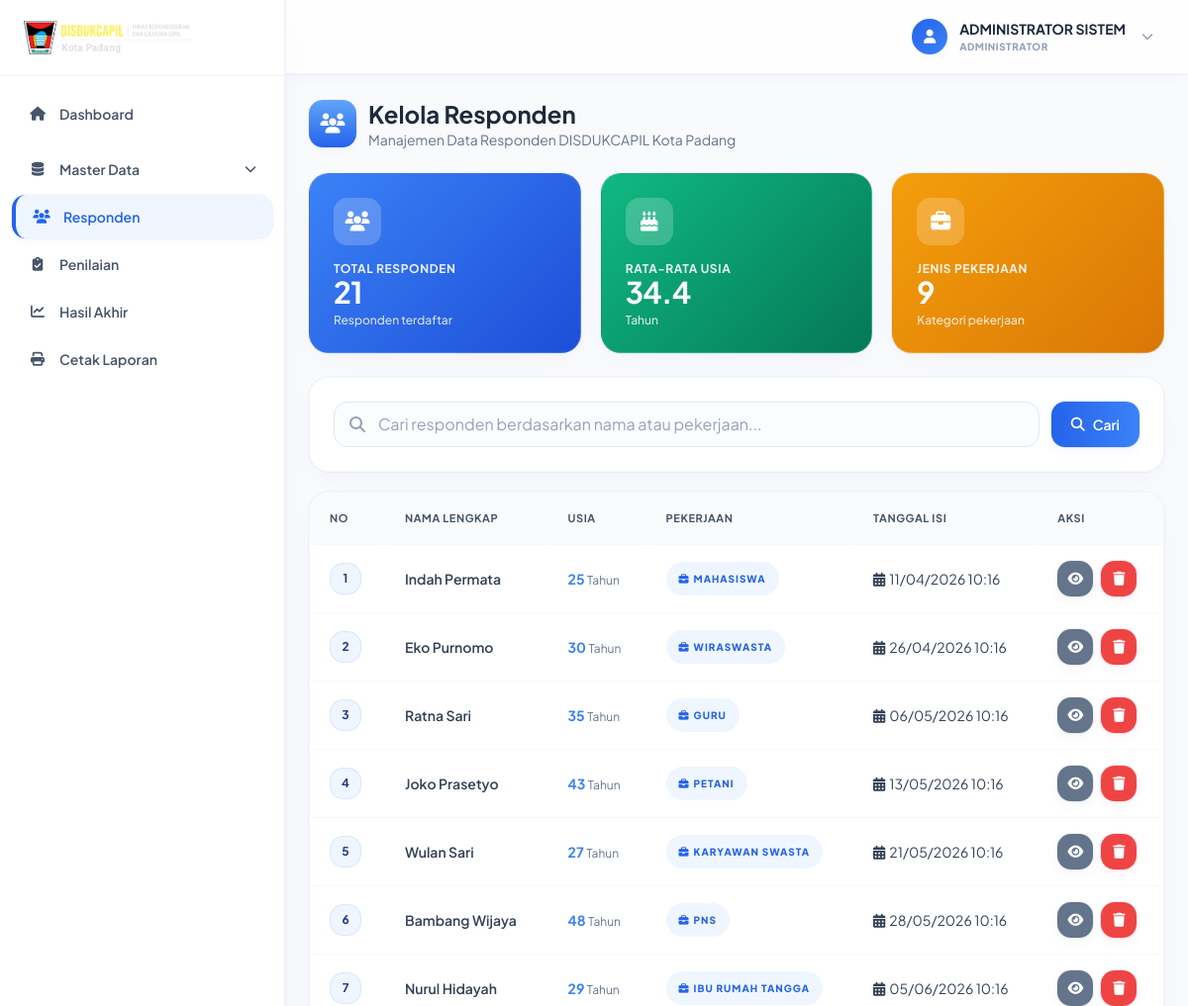
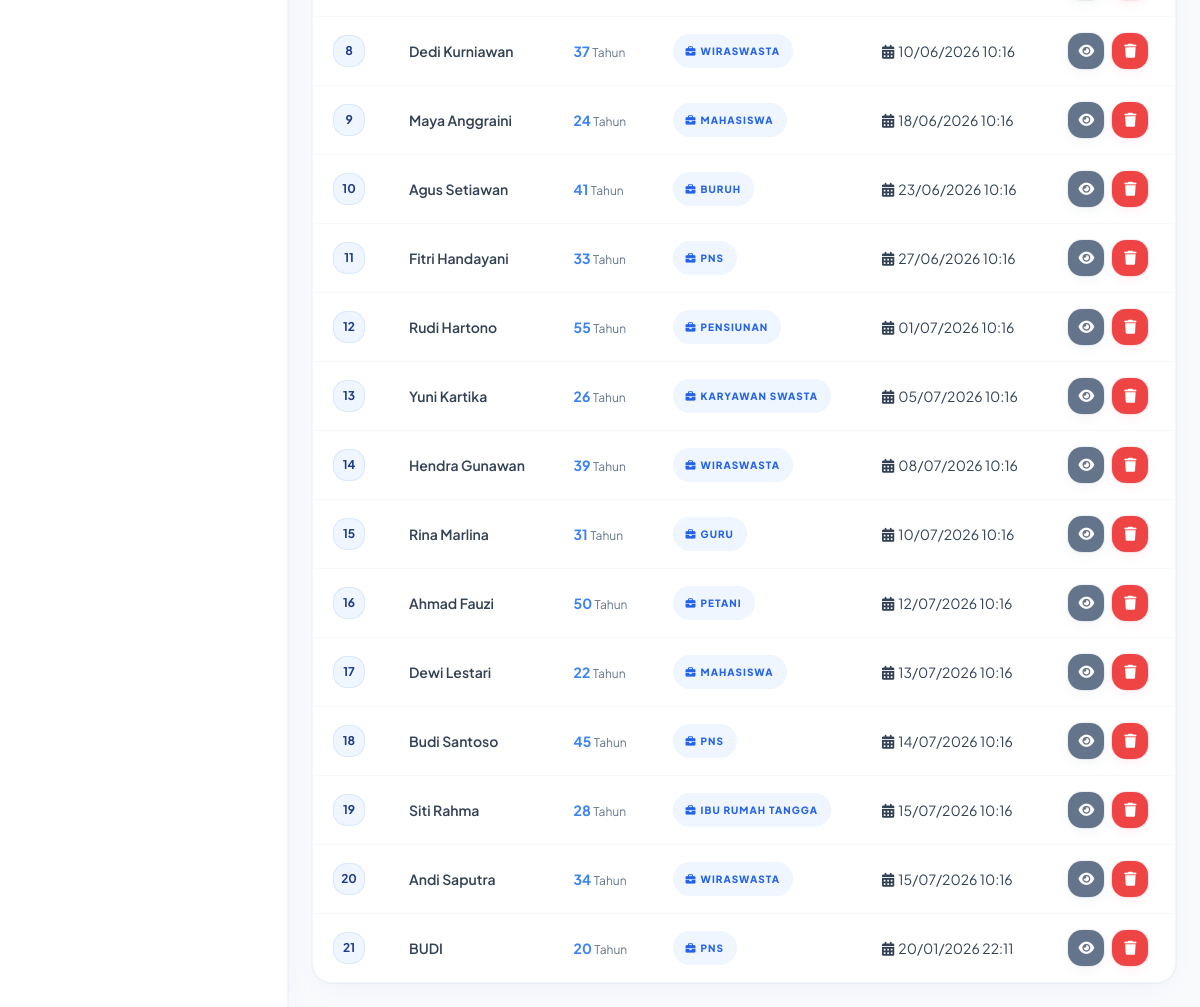
Page /index.php?controller=responden&action=index (signed in) on the committed database (2 pictures, top to bottom).
### tables this page shows
CREATE TABLE `responden` (
  `id_responden` int NOT NULL,
  `nama_lengkap` varchar(100) DEFAULT NULL,
  `usia` int DEFAULT NULL,
  `pekerjaan` varchar(50) DEFAULT NULL,
  `tanggal_isi` datetime DEFAULT CURRENT_TIMESTAMP
);

### controllers/RespondenController.php (called while the page is built, shortened)
<?php
require_once 'models/RespondenModel.php';
class RespondenController
{
    private $respondenModel;
    public function __construct($connection)
    {
        $this->respondenModel = new RespondenModel($connection);
    }
    public function index()
    {
        $keyword = isset($_GET['keyword']) ? trim($_GET['keyword']) : '';
        if (!empty($keyword)) {
            $respondens = $this->respondenModel->search($keyword);
        } else {
            $respondens = $this->respondenModel->getAll();
        }
        $data = [
            'title' => 'Kelola Responden - DISDUKCAPIL Kota Padang',
            'page_title' => 'Kelola Data Responden',
            'respondens' => $respondens,
            'keyword' => $keyword,
            'total' => $this->respondenModel->getTotal(),
            'avg_age' => $this->respondenModel->getAverageAge(),
            'total_by_pekerjaan' => $this->respondenModel->getTotalByPekerjaan(),
            'user' => [
                'nama_lengkap' => $_SESSION['nama_lengkap'] ?? 'Admin',
                'username' => $_SESSION['username'] ?? '',
                'role' => $_SESSION['role'] ?? 'admin'
            ]
        ];
        require_once 'views/responden/index.php';
    }
}
?>

### models/RespondenModel.php (called while the page is built, shortened)
<?php
class RespondenModel
{
    public $conn;
    private $table = 'responden';
    public function __construct($connection)
    {
        $this->conn = $connection;
    }
    public function getAll()
    {
        try {
            $query = "SELECT * FROM " . $this->table . " ORDER BY id_responden DESC";
            $stmt = $this->conn->prepare($query);
            $stmt->execute();
            return $stmt->fetchAll(PDO::FETCH_ASSOC);
        } catch (PDOException $e) {
            error_log("Get all responden error: " . $e->getMessage());
            return false;
        }
    }
    public function getTotal()
    {
        try {
            $query = "SELECT COUNT(*) as total FROM " . $this->table;
            $stmt = $this->conn->prepare($query);
            $stmt->execute();
            $result = $stmt->fetch(PDO::FETCH_ASSOC);
            return $result['total'];
        } catch (PDOException $e) {
            error_log("Get total responden error: " . $e->getMessage());
            return 0;
        }
    }
    public function getTotalByPekerjaan()
    {
        try {
            $query = "SELECT pekerjaan, COUNT(*) as total
                     FROM " . $this->table . "
                     GROUP BY pekerjaan
                     ORDER BY total DESC";
            $stmt = $this->conn->prepare($query);
            $stmt->execute();
            return $stmt->fetchAll(PDO::FETCH_ASSOC);
        } catch (PDOException $e) {
            error_log("Get total by pekerjaan error: " . $e->getMessage());
            return [];
        }
    }
    public function getAverageAge()
    {
        try {
            $query = "SELECT AVG(usia) as avg_age FROM " . $this->table;
            $stmt = $this->conn->prepare($query);
            $stmt->execute();
            $result = $stmt->fetch(PDO::FETCH_ASSOC);
            return $result['avg_age'] ? round($result['avg_age'], 1) : 0;
        } catch (PDOException $e) {
            error_log("Get average age error: " . $e->getMessage());
            return 0;
        }
    }
}
?>

### views/responden/index.php (the view, shortened to what this page needs)
<?php include('template/layout_admin_head.php'); ?>
<?php include('template/layout_admin_chrome.php'); ?>
<div class="flex items-center gap-3 mb-6">
  <div class="flex h-12 w-12 items-center justify-center rounded-gov bg-gradient-to-b from-gov-blue-600 to-gov-blue-800 text-white text-xl shadow-soft-raised-sm">
    <i class="fas fa-users"></i>
  </div>
  <div>
    <h1 class="text-2xl font-bold text-slate-800">Kelola Responden</h1>
    <p class="text-slate-500 text-sm">Manajemen Data Responden DISDUKCAPIL Kota Padang</p>
  </div>
</div>
<div class="grid grid-cols-1 sm:grid-cols-3 gap-5 mb-6">
  <div class="card-gov-stat card-gov-stat-blue">
    <div class="card-gov-stat-icon"><i class="fas fa-users"></i></div>
    <p class="card-gov-stat-label">Total Responden</p>
    <p class="card-gov-stat-value"><?= $data['total'] ?? 0 ?></p>
    <p class="card-gov-stat-sub">Responden terdaftar</p>
  </div>
  <div class="card-gov-stat card-gov-stat-green">
    <div class="card-gov-stat-icon"><i class="fas fa-birthday-cake"></i></div>
    <p class="card-gov-stat-label">Rata-rata Usia</p>
    <p class="card-gov-stat-value"><?= $data['avg_age'] ?? 0 ?></p>
    <p class="card-gov-stat-sub">Tahun</p>
  </div>
  <div class="card-gov-stat card-gov-stat-gold">
    <div class="card-gov-stat-icon"><i class="fas fa-briefcase"></i></div>
    <p class="card-gov-stat-label">Jenis Pekerjaan</p>
    <p class="card-gov-stat-value"><?= count($data['total_by_pekerjaan'] ?? []) ?></p>
    <p class="card-gov-stat-sub">Kategori pekerjaan</p>
  </div>
</div>
<div class="search-gov-wrap">
  <form method="GET" action="index.php?controller=responden&action=index" class="flex flex-col sm:flex-row gap-3 w-full">
    <div class="relative flex-1">
      <i class="fas fa-search absolute left-4 top-1/2 -translate-y-1/2 text-slate-400"></i>
      <input type="text" name="keyword" class="input-gov !pl-11" placeholder="Cari responden berdasarkan nama atau pekerjaan..." value="<?= htmlspecialchars($data['keyword'] ?? '') ?>">
    </div>
    <button type="submit" class="btn-gov-primary"><i class="fas fa-search"></i> Cari</button>
  </form>
</div>
<div class="table-gov-wrap">
  <div class="table-gov-scroll">
    <table class="table-gov">
      <thead><tr><th>No</th><th>Nama Lengkap</th><th>Usia</th><th>Pekerjaan</th><th>Tanggal Isi</th><th>Aksi</th></tr></thead>
      <tbody>
        <?php if (!empty($data['respondens'])): ?>
          <?php $no = 1; foreach ($data['respondens'] as $responden): ?>
            <tr>
              <td><span class="row-number-gov"><?= $no++ ?></span></td>
              <td class="font-semibold text-slate-800"><?= htmlspecialchars($responden['nama_lengkap']) ?></td>
              <td><span class="font-bold text-gov-blue-700"><?= $responden['usia'] ?></span> <span class="text-xs text-slate-500">Tahun</span></td>
              <td><span class="badge-gov-primary"><i class="fas fa-briefcase"></i> <?= htmlspecialchars($responden['pekerjaan']) ?></span></td>
              <td class="text-sm text-slate-500"><i class="fas fa-calendar-alt mr-1"></i><?= date('d/m/Y H:i', strtotime($responden['tanggal_isi'])) ?></td>
              <td>
                <div class="flex gap-2">
                  <a href="index.php?controller=responden&action=detail&id=<?= $responden['id_responden'] ?>" class="btn-gov-icon-view" title="Lihat Detail"><i class="fas fa-eye"></i></a>
                  <button onclick="govConfirmDelete('index.php?controller=responden&action=delete&id=<?= $responden['id_responden'] ?>', {text:'Data responden dan semua penilaiannya akan dihapus secara permanen!'})" class="btn-gov-icon-delete" title="Hapus"><i class="fas fa-trash"></i></button>
                </div>
              </td>
            </tr>
          <?php endforeach; ?>
        <?php endif; ?>
      </tbody>
    </table>
  </div>
</div>
<?php include('template/layout_admin_foot.php'); ?>

### rows in the picture
responden: nama_lengkap "Indah Permata", usia "25", pekerjaan "MAHASISWA", tanggal_isi "11/04/2026 10:16"
responden: nama_lengkap "Eko Purnomo", usia "30", pekerjaan "WIRASWASTA", tanggal_isi "26/04/2026 10:16"
responden: nama_lengkap "Ratna Sari", usia "35", pekerjaan "GURU", tanggal_isi "06/05/2026 10:16"
responden: nama_lengkap "Joko Prasetyo", usia "43", pekerjaan "PETANI", tanggal_isi "13/05/2026 10:16"
responden: nama_lengkap "Wulan Sari", usia "27", pekerjaan "KARYAWAN SWASTA", tanggal_isi "21/05/2026 10:16"
responden: nama_lengkap "Bambang Wijaya", usia "48", pekerjaan "PNS", tanggal_isi "28/05/2026 10:16"
responden: nama_lengkap "Nurul Hidayah", usia "29", pekerjaan "IBU RUMAH TANGGA", tanggal_isi "05/06/2026 10:16"
responden: nama_lengkap "Dedi Kurniawan", usia "37", pekerjaan "WIRASWASTA", tanggal_isi "10/06/2026 10:16"
responden: nama_lengkap "Maya Anggraini", usia "24", pekerjaan "MAHASISWA", tanggal_isi "18/06/2026 10:16"
responden: nama_lengkap "Agus Setiawan", usia "41", pekerjaan "BURUH", tanggal_isi "23/06/2026 10:16"
responden: nama_lengkap "Fitri Handayani", usia "33", pekerjaan "PNS", tanggal_isi "27/06/2026 10:16"
responden: nama_lengkap "Rudi Hartono", usia "55", pekerjaan "PENSIUNAN", tanggal_isi "01/07/2026 10:16"
responden: nama_lengkap "Yuni Kartika", usia "26", pekerjaan "KARYAWAN SWASTA", tanggal_isi "05/07/2026 10:16"
responden: nama_lengkap "Hendra Gunawan", usia "39", pekerjaan "WIRASWASTA", tanggal_isi "08/07/2026 10:16"
responden: nama_lengkap "Rina Marlina", usia "31", pekerjaan "GURU", tanggal_isi "10/07/2026 10:16"
responden: nama_lengkap "Ahmad Fauzi", usia "50", pekerjaan "PETANI", tanggal_isi "12/07/2026 10:16"
responden: nama_lengkap "Dewi Lestari", usia "22", pekerjaan "MAHASISWA", tanggal_isi "13/07/2026 10:16"
responden: nama_lengkap "Budi Santoso", usia "45", pekerjaan "PNS", tanggal_isi "14/07/2026 10:16"
responden: nama_lengkap "Siti Rahma", usia "28", pekerjaan "IBU RUMAH TANGGA", tanggal_isi "15/07/2026 10:16"
responden: nama_lengkap "Andi Saputra", usia "34", pekerjaan "WIRASWASTA", tanggal_isi "15/07/2026 10:16"
responden: nama_lengkap "BUDI", usia "20", pekerjaan "PNS", tanggal_isi "20/01/2026 22:11"

### other values in the picture
$nama "ADMINISTRATOR SISTEM"
$roleDisplay "ADMINISTRATOR"
$data['total'] "21"
$data['avg_age'] "34.4"
count($data['total_by_pekerjaan'] ?? []) "9"
